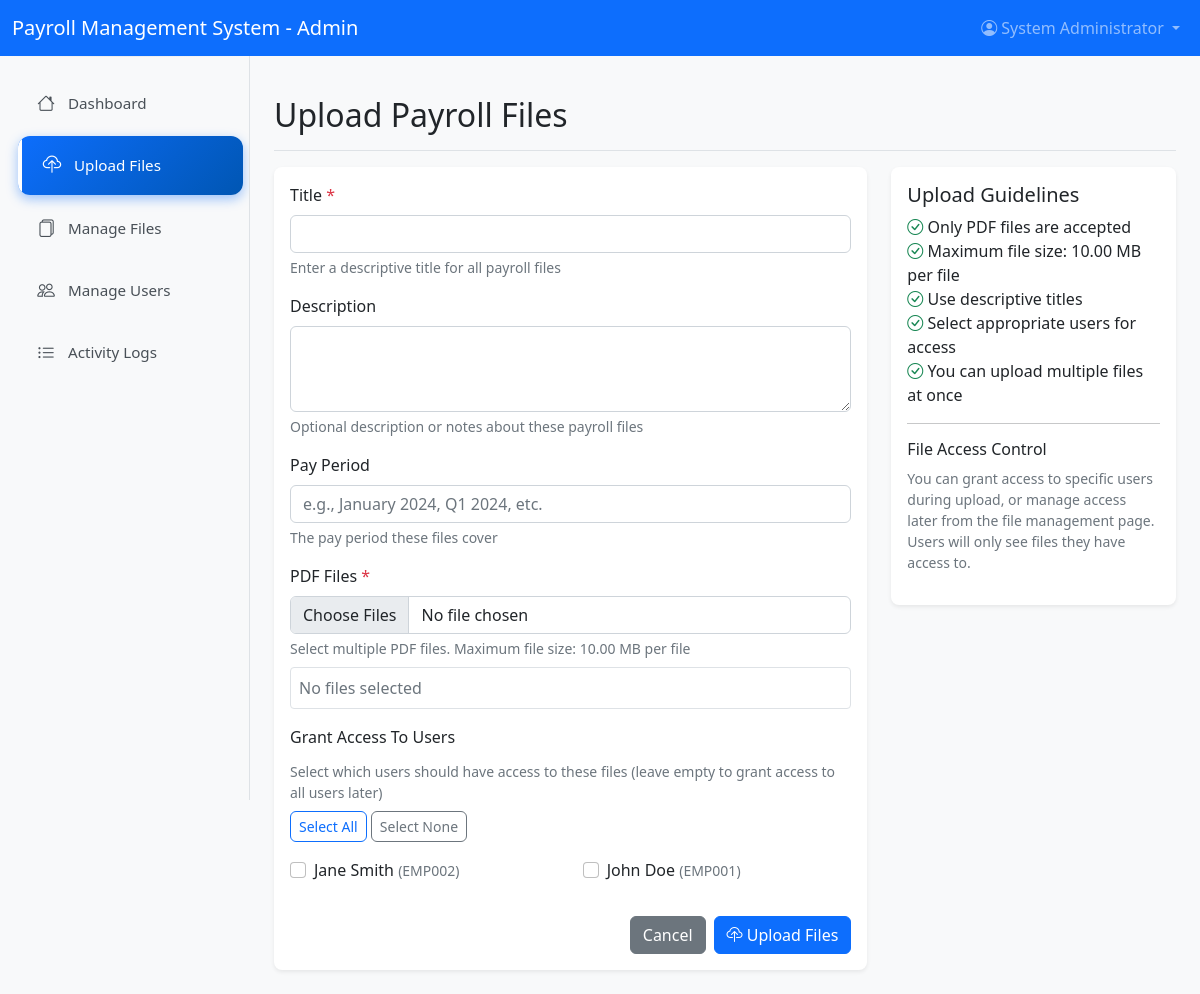
The app's page /admin/upload.php (signed in) with its own data.
### tables this page shows
CREATE TABLE users (
    id INT AUTO_INCREMENT PRIMARY KEY,
    username VARCHAR(50) UNIQUE NOT NULL,
    email VARCHAR(100) UNIQUE NOT NULL,
    password_hash VARCHAR(255) NOT NULL,
    full_name VARCHAR(100) NOT NULL,
    employee_id VARCHAR(20) UNIQUE,
    role ENUM('admin', 'user') DEFAULT 'user',
    is_active BOOLEAN DEFAULT TRUE,
    created_at TIMESTAMP DEFAULT CURRENT_TIMESTAMP,
    updated_at TIMESTAMP DEFAULT CURRENT_TIMESTAMP ON UPDATE CURRENT_TIMESTAMP
);

### includes/functions.php (called while the page is built, shortened)
<?php
require_once 'database.php';
function formatFileSize($bytes) {
    if ($bytes >= 1073741824) {
        return number_format($bytes / 1073741824, 2) . ' GB';
    } elseif ($bytes >= 1048576) {
        return number_format($bytes / 1048576, 2) . ' MB';
    } elseif ($bytes >= 1024) {
        return number_format($bytes / 1024, 2) . ' KB';
    } else {
        return $bytes . ' bytes';
    }
}
?>

### includes/database.php (called while the page is built, shortened)
<?php
class Database {
    private $connection;
    private static $instance = null;
    private function __construct() {
        try {
            $this->connection = new PDO(
                "mysql:host=" . DB_HOST . ";dbname=" . DB_NAME . ";charset=utf8mb4",
                DB_USER,
                DB_PASS,
                [
                    PDO::ATTR_ERRMODE => PDO::ERRMODE_EXCEPTION,
                    PDO::ATTR_DEFAULT_FETCH_MODE => PDO::FETCH_ASSOC,
                    PDO::ATTR_EMULATE_PREPARES => false
                ]
            );
        } catch (PDOException $e) {
            error_log("Database connection failed: " . $e->getMessage());
            die("Database connection failed. Please try again later.");
        }
    }
    public static function getInstance() {
        if (self::$instance === null) {
            self::$instance = new self();
        }
        return self::$instance;
    }
    public function fetchAll($sql, $params = []) {
        $stmt = $this->connection->prepare($sql);
        $stmt->execute($params);
        return $stmt->fetchAll();
    }
}
?>

### admin/upload.php (the view, shortened to what this page needs)
<?php
require_once '../includes/functions.php';
require_once '../includes/database.php';
$db = Database::getInstance();
$users = $db->fetchAll("SELECT id, username, full_name, employee_id FROM users WHERE role = 'user' AND is_active = 1 ORDER BY full_name");
?>
<!DOCTYPE html>
<html lang="en">
<head>
    <link href="https://cdn.jsdelivr.net/npm/bootstrap@5.1.3/dist/css/bootstrap.min.css" rel="stylesheet">
    <link href="https://cdn.jsdelivr.net/npm/bootstrap-icons@1.7.2/font/bootstrap-icons.css" rel="stylesheet">
    <link href="../css/style.css" rel="stylesheet">
</head>
<body>
    <nav class="navbar navbar-expand-lg navbar-dark bg-primary">
        <div class="container-fluid">
            <a class="navbar-brand" href="#"><?php echo APP_NAME; ?> - Admin</a>
            <div class="navbar-nav ms-auto">
                <div class="nav-item dropdown">
                    <a class="nav-link dropdown-toggle" href="#" role="button" data-bs-toggle="dropdown">
                        <i class="bi bi-person-circle"></i> <?php echo htmlspecialchars($_SESSION['full_name']); ?>
                    </a>
                </div>
            </div>
        </div>
    </nav>
    <nav class="sidebar">
        <ul class="nav flex-column">
            <li class="nav-item">
                <a class="nav-link" href="dashboard.php">
                    <i class="bi bi-house"></i> Dashboard
                </a>
            </li>
            <li class="nav-item">
                <a class="nav-link active" href="upload.php">
                    <i class="bi bi-cloud-upload"></i> Upload Files
                </a>
            </li>
            <li class="nav-item">
                <a class="nav-link" href="files.php">
                    <i class="bi bi-files"></i> Manage Files
                </a>
            </li>
            <li class="nav-item">
                <a class="nav-link" href="users.php">
                    <i class="bi bi-people"></i> Manage Users
                </a>
            </li>
            <li class="nav-item">
                <a class="nav-link" href="logs.php">
                    <i class="bi bi-list-ul"></i> Activity Logs
                </a>
            </li>
        </ul>
    </nav>
    <main class="main-content">
        <div class="d-flex justify-content-between flex-wrap flex-md-nowrap align-items-center pt-3 pb-2 mb-3 border-bottom">
            <h1 class="h2">Upload Payroll Files</h1>
        </div>
        <div class="row">
            <div class="col-lg-8">
                <div class="card">
                    <div class="card-body">
                        <form method="POST" enctype="multipart/form-data" id="uploadForm">
                            <div class="mb-3">
                                <label for="title" class="form-label">Title <span class="text-danger">*</span></label>
                                <input type="text" class="form-control" id="title" name="title"
                                       value="<?php echo htmlspecialchars($title ?? ''); ?>" required>
                                <div class="form-text">Enter a descriptive title for all payroll files</div>
                            </div>
                            <div class="mb-3">
                                <label for="description" class="form-label">Description</label>
                                <textarea class="form-control" id="description" name="description" rows="3"><?php echo htmlspecialchars($description ?? ''); ?></textarea>
                                <div class="form-text">Optional description or notes about these payroll files</div>
                            </div>
                            <div class="mb-3">
                                <label for="pay_period" class="form-label">Pay Period</label>
                                <input type="text" class="form-control" id="pay_period" name="pay_period"
                                       value="<?php echo htmlspecialchars($payPeriod ?? ''); ?>"
                                       placeholder="e.g., January 2024, Q1 2024, etc.">
                                <div class="form-text">The pay period these files cover</div>
                            </div>
                            <div class="mb-3">
                                <label for="payroll_files" class="form-label">PDF Files <span class="text-danger">*</span></label>
                                <input type="file" class="form-control" id="payroll_files" name="payroll_files[]"
                                       accept=".pdf" multiple required>
                                <div class="form-text">
                                    Select multiple PDF files. Maximum file size: <?php echo formatFileSize(MAX_FILE_SIZE); ?> per file
                                </div>
                                <div id="file-list" class="mt-2 p-2 border rounded">
                                    <p class="text-muted mb-0">No files selected</p>
                                </div>
                            </div>
                            <div class="mb-4">
                                <label class="form-label">Grant Access To Users</label>
                                <div class="form-text mb-2">Select which users should have access to these files (leave empty to grant access to all users later)</div>
                                <div class="row">
                                    <div class="col-md-6">
                                        <div class="mb-3">
                                            <button type="button" class="btn btn-sm btn-outline-primary" id="selectAll">Select All</button>
                                            <button type="button" class="btn btn-sm btn-outline-secondary" id="selectNone">Select None</button>
                                        </div>
                                    </div>
                                </div>
                                <div class="row">
                                    <?php foreach ($users as $user): ?>
                                        <div class="col-md-6 mb-2">
                                            <div class="form-check">
                                                <input class="form-check-input user-checkbox" type="checkbox"
                                                       name="selected_users[]" value="<?php echo $user['id']; ?>"
                                                       id="user_<?php echo $user['id']; ?>">
                                                <label class="form-check-label" for="user_<?php echo $user['id']; ?>">
                                                    <?php echo htmlspecialchars($user['full_name']); ?>
                                                    <?php if ($user['employee_id']): ?>
                                                        <small class="text-muted">(<?php echo htmlspecialchars($user['employee_id']); ?>)</small>
                                                    <?php endif; ?>
                                                </label>
                                            </div>
                                        </div>
                                    <?php endforeach; ?>
                                </div>
                            </div>
                            <div class="d-grid gap-2 d-md-flex justify-content-md-end">
                                <a href="dashboard.php" class="btn btn-secondary">Cancel</a>
                                <button type="submit" class="btn btn-primary">
                                    <i class="bi bi-cloud-upload"></i> Upload Files
                                </button>
                            </div>
                        </form>
                    </div>
                </div>
            </div>
            <div class="col-lg-4">
                <div class="card">
                    <div class="card-body">
                        <h5 class="card-title">Upload Guidelines</h5>
                        <ul class="list-unstyled">
                            <li><i class="bi bi-check-circle text-success"></i> Only PDF files are accepted</li>
                            <li><i class="bi bi-check-circle text-success"></i> Maximum file size: <?php echo formatFileSize(MAX_FILE_SIZE); ?> per file</li>
                            <li><i class="bi bi-check-circle text-success"></i> Use descriptive titles</li>
                            <li><i class="bi bi-check-circle text-success"></i> Select appropriate users for access</li>
                            <li><i class="bi bi-check-circle text-success"></i> You can upload multiple files at once</li>
                        </ul>
                        <hr>
                        <h6>File Access Control</h6>
                        <p class="small text-muted">
                            You can grant access to specific users during upload, or manage access later
                            from the file management page. Users will only see files they have access to.
                        </p>
                    </div>
                </div>
            </div>
        </div>
    </main>
</body>
</html>

### css/style.css (style rules this page uses)
body { font-family: 'Segoe UI', Tahoma, Geneva, Verdana, sans-serif; background-color: #f8f9fa; padding-top: 56px; }
.navbar { position: fixed !important; top: 0; left: 0; right: 0; z-index: 1030; height: 56px; }
.sidebar { position: fixed !important; top: 56px; left: 0; width: 250px; height: calc(100vh - 56px); background-color: #f8f9fa; border-right: 1px solid #dee2e6; overflow-y: auto; z-index: 1020; display: flex !important; flex-direction: column; padding-top: 1rem; }
.main-content { margin-left: 250px; padding: 1.5rem; min-height: calc(100vh - 56px); }
.sidebar .nav-link { font-weight: 500; color: #333; padding: 0.75rem 1rem; border-radius: 0.375rem; margin: 0.125rem 0.5rem; transition: all 0.15s ease-in-out; text-decoration: none; }
.sidebar .nav-link.active { color: #fff; background-color: #0d6efd; text-decoration: none; }
.sidebar .nav-link i { margin-right: 0.5rem; }
.card { border: none; box-shadow: 0 0.125rem 0.25rem rgba(0, 0, 0, 0.075); border-radius: 0.5rem; transition: box-shadow 0.15s ease-in-out; }
.btn { border-radius: 0.375rem; font-weight: 500; transition: all 0.15s ease-in-out; }
.form-control, .form-select { border-radius: 0.375rem; border: 1px solid #ced4da; transition: border-color 0.15s ease-in-out, box-shadow 0.15s ease-in-out; }
.sidebar .nav-link { display: flex; align-items: center; padding: 1rem 1.5rem; margin: 0.125rem 0.75rem; color: #495057; text-decoration: none; border-radius: 0.75rem; font-weight: 500; font-size: 0.95rem; transition: all 0.2s cubic-bezier(0.4, 0, 0.2, 1); position: relative; overflow: hidden; }
.sidebar .nav-link.active { color: #fff; background: linear-gradient(135deg, #0d6efd, #0056b3); box-shadow: 0 4px 12px rgba(13, 110, 253, 0.4); transform: translateX(6px); }
.sidebar .nav-link.active::before { content: ''; position: absolute; left: 0; top: 0; height: 100%; width: 4px; background: #fff; border-radius: 0 4px 4px 0; }
.sidebar .nav-link i { margin-right: 0.75rem; font-size: 1.1rem; width: 20px; text-align: center; transition: transform 0.2s ease; }
.sidebar .nav-link.active i { transform: scale(1.05); }
.sidebar::before { content: ''; position: absolute; top: 0; left: 0; right: 0; height: 1px; background: linear-gradient(90deg, transparent, #e9ecef, transparent); }

### admin/upload.php (style rules this page uses)
#file-list { max-height: 200px; overflow-y: auto; }

### records on screen
users: full_name "Jane Smith", employee "EMP002"
users: full_name "John Doe", employee "EMP001"

### other values on screen
APP_NAME "Payroll Management System"
$_SESSION['full_name'] "System Administrator"
formatFileSize(MAX_FILE_SIZE) "10.00 MB"
